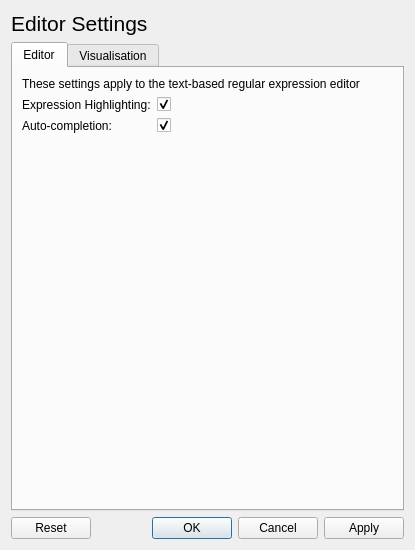
<?xml version="1.0" encoding="UTF-8"?>
<ui version="4.0">
 <class>SettingsDialog</class>
 <widget class="QDialog" name="SettingsDialog">
  <property name="geometry">
   <rect>
    <x>0</x>
    <y>0</y>
    <width>415</width>
    <height>550</height>
   </rect>
  </property>
  <property name="windowTitle">
   <string>Settings</string>
  </property>
  <property name="windowIcon">
   <iconset resource="images.qrc">
    <normaloff>:/icon/32x32.png</normaloff>:/icon/32x32.png</iconset>
  </property>
  <layout class="QVBoxLayout" name="verticalLayout_3">
   <item>
    <widget class="QLabel" name="titleLabel">
     <property name="font">
      <font>
       <pointsize>16</pointsize>
      </font>
     </property>
     <property name="text">
      <string>Editor Settings</string>
     </property>
    </widget>
   </item>
   <item>
    <widget class="QTabWidget" name="settingsTabWidget">
     <property name="currentIndex">
      <number>0</number>
     </property>
     <widget class="QWidget" name="editorSettings">
      <attribute name="title">
       <string>Editor</string>
      </attribute>
      <layout class="QFormLayout" name="formLayout_3">
       <item row="1" column="0">
        <widget class="QLabel" name="expressionHighlightingLabel">
         <property name="text">
          <string>Expression Highlighting:</string>
         </property>
        </widget>
       </item>
       <item row="1" column="1">
        <widget class="QCheckBox" name="expressionHighlightingCheckBox">
         <property name="text">
          <string/>
         </property>
         <property name="checked">
          <bool>true</bool>
         </property>
        </widget>
       </item>
       <item row="2" column="0">
        <widget class="QLabel" name="autocompletionLabel">
         <property name="text">
          <string>Auto-completion:</string>
         </property>
        </widget>
       </item>
       <item row="2" column="1">
        <widget class="QCheckBox" name="autocompletionCheckBox">
         <property name="text">
          <string/>
         </property>
         <property name="checked">
          <bool>true</bool>
         </property>
        </widget>
       </item>
       <item row="0" column="0" colspan="2">
        <widget class="QLabel" name="editorSettingsLabel">
         <property name="text">
          <string>These settings apply to the text-based regular expression editor</string>
         </property>
         <property name="wordWrap">
          <bool>true</bool>
         </property>
        </widget>
       </item>
      </layout>
     </widget>
     <widget class="QWidget" name="visualisationSettings">
      <attribute name="title">
       <string>Visualisation</string>
      </attribute>
      <layout class="QVBoxLayout" name="verticalLayout_2">
       <item>
        <widget class="QLabel" name="visualisationSettingsLabel">
         <property name="text">
          <string>These settings apply to the graphical regular expression visualisation.</string>
         </property>
         <property name="wordWrap">
          <bool>true</bool>
         </property>
        </widget>
       </item>
       <item>
        <widget class="QGraphicsView" name="exampleExpressionView">
         <property name="minimumSize">
          <size>
           <width>0</width>
           <height>0</height>
          </size>
         </property>
         <property name="maximumSize">
          <size>
           <width>16777215</width>
           <height>200</height>
          </size>
         </property>
        </widget>
       </item>
       <item>
        <layout class="QHBoxLayout" name="horizontalLayout">
         <item>
          <widget class="QLabel" name="exampleExpressionLabel">
           <property name="text">
            <string>Example Expression:</string>
           </property>
          </widget>
         </item>
         <item>
          <widget class="QLineEdit" name="exampleExpressionEdit">
           <property name="enabled">
            <bool>false</bool>
           </property>
          </widget>
         </item>
        </layout>
       </item>
       <item>
        <widget class="QTabWidget" name="visualisationTabWidget">
         <property name="currentIndex">
          <number>0</number>
         </property>
         <widget class="QWidget" name="visualisationGeneralPage">
          <attribute name="title">
           <string>General</string>
          </attribute>
          <layout class="QFormLayout" name="formLayout">
           <item row="0" column="0">
            <widget class="QLabel" name="horizontalSpacingLabel">
             <property name="text">
              <string>Horizontal Spacing:</string>
             </property>
            </widget>
           </item>
           <item row="0" column="1">
            <layout class="QHBoxLayout" name="horizontalSpacingLayout">
             <item>
              <widget class="QSpinBox" name="horizontalSpacingSpinBox">
               <property name="value">
                <number>12</number>
               </property>
              </widget>
             </item>
             <item>
              <widget class="QLabel" name="horizontalSpacingUnitsLabel">
               <property name="text">
                <string>pixels</string>
               </property>
              </widget>
             </item>
            </layout>
           </item>
           <item row="3" column="0">
            <widget class="QLabel" name="displayOptionsLabel">
             <property name="text">
              <string>Display Options:</string>
             </property>
            </widget>
           </item>
           <item row="3" column="1">
            <widget class="QCheckBox" name="showNamedGroupsCheckBox">
             <property name="text">
              <string>Show Named Groups</string>
             </property>
             <property name="checked">
              <bool>true</bool>
             </property>
            </widget>
           </item>
           <item row="4" column="1">
            <widget class="QCheckBox" name="showCapturingGroupsCheckBox">
             <property name="text">
              <string>Show Capturing Groups</string>
             </property>
             <property name="checked">
              <bool>true</bool>
             </property>
            </widget>
           </item>
           <item row="5" column="1">
            <widget class="QCheckBox" name="showNoncapturingGroupsCheckBox">
             <property name="text">
              <string>Show Non-capturing Groups</string>
             </property>
            </widget>
           </item>
           <item row="1" column="0">
            <widget class="QLabel" name="verticalSpacingLabel">
             <property name="text">
              <string>Vertical Spacing</string>
             </property>
            </widget>
           </item>
           <item row="1" column="1">
            <layout class="QHBoxLayout" name="verticalSpacingLayout">
             <item>
              <widget class="QSpinBox" name="verticalSpacingSpinBox">
               <property name="value">
                <number>12</number>
               </property>
              </widget>
             </item>
             <item>
              <widget class="QLabel" name="verticalSpacingUnitsLabel">
               <property name="text">
                <string>pixels</string>
               </property>
              </widget>
             </item>
            </layout>
           </item>
          </layout>
         </widget>
         <widget class="QWidget" name="visualisationLiteralPage">
          <attribute name="title">
           <string>Literal</string>
          </attribute>
          <layout class="QVBoxLayout" name="verticalLayout_5">
           <item>
            <widget class="GraphicsItemSettings" name="literalSettings" native="true"/>
           </item>
          </layout>
         </widget>
         <widget class="QWidget" name="visualisationGroupingPage">
          <attribute name="title">
           <string>Grouping</string>
          </attribute>
          <layout class="QVBoxLayout" name="verticalLayout">
           <item>
            <widget class="GraphicsItemSettings" name="groupingSettings" native="true"/>
           </item>
          </layout>
         </widget>
         <widget class="QWidget" name="visualisationAlternationPage">
          <attribute name="title">
           <string>Alternation</string>
          </attribute>
          <layout class="QVBoxLayout" name="verticalLayout_4">
           <item>
            <widget class="GraphicsItemSettings" name="alternationSettings" native="true"/>
           </item>
          </layout>
         </widget>
         <widget class="QWidget" name="visualisationBracketExpressionPage">
          <attribute name="title">
           <string>Bracket Expression</string>
          </attribute>
          <layout class="QVBoxLayout" name="verticalLayout_6">
           <item>
            <widget class="GraphicsItemSettings" name="bracketExpressionSettings" native="true"/>
           </item>
          </layout>
         </widget>
        </widget>
       </item>
      </layout>
     </widget>
    </widget>
   </item>
   <item>
    <widget class="QDialogButtonBox" name="buttonBox">
     <property name="orientation">
      <enum>Qt::Horizontal</enum>
     </property>
     <property name="standardButtons">
      <set>QDialogButtonBox::Apply|QDialogButtonBox::Cancel|QDialogButtonBox::Ok|QDialogButtonBox::Reset</set>
     </property>
    </widget>
   </item>
  </layout>
 </widget>
 <customwidgets>
  <customwidget>
   <class>GraphicsItemSettings</class>
   <extends>QWidget</extends>
   <header>graphicsitemsettings.hpp</header>
   <container>1</container>
  </customwidget>
 </customwidgets>
 <resources>
  <include location="images.qrc"/>
 </resources>
 <connections>
  <connection>
   <sender>buttonBox</sender>
   <signal>accepted()</signal>
   <receiver>SettingsDialog</receiver>
   <slot>accept()</slot>
   <hints>
    <hint type="sourcelabel">
     <x>222</x>
     <y>533</y>
    </hint>
    <hint type="destinationlabel">
     <x>157</x>
     <y>274</y>
    </hint>
   </hints>
  </connection>
  <connection>
   <sender>buttonBox</sender>
   <signal>rejected()</signal>
   <receiver>SettingsDialog</receiver>
   <slot>reject()</slot>
   <hints>
    <hint type="sourcelabel">
     <x>290</x>
     <y>539</y>
    </hint>
    <hint type="destinationlabel">
     <x>286</x>
     <y>274</y>
    </hint>
   </hints>
  </connection>
  <connection>
   <sender>visualisationTabWidget</sender>
   <signal>currentChanged(int)</signal>
   <receiver>SettingsDialog</receiver>
   <slot>visualisationTabChanged(int)</slot>
   <hints>
    <hint type="sourcelabel">
     <x>199</x>
     <y>330</y>
    </hint>
    <hint type="destinationlabel">
     <x>199</x>
     <y>224</y>
    </hint>
   </hints>
  </connection>
  <connection>
   <sender>settingsTabWidget</sender>
   <signal>currentChanged(int)</signal>
   <receiver>SettingsDialog</receiver>
   <slot>settingsTabChanged(int)</slot>
   <hints>
    <hint type="sourcelabel">
     <x>370</x>
     <y>124</y>
    </hint>
    <hint type="destinationlabel">
     <x>414</x>
     <y>134</y>
    </hint>
   </hints>
  </connection>
  <connection>
   <sender>horizontalSpacingSpinBox</sender>
   <signal>valueChanged(int)</signal>
   <receiver>SettingsDialog</receiver>
   <slot>horizontalSpacingChanged(int)</slot>
   <hints>
    <hint type="sourcelabel">
     <x>190</x>
     <y>364</y>
    </hint>
    <hint type="destinationlabel">
     <x>501</x>
     <y>370</y>
    </hint>
   </hints>
  </connection>
  <connection>
   <sender>verticalSpacingSpinBox</sender>
   <signal>valueChanged(int)</signal>
   <receiver>SettingsDialog</receiver>
   <slot>verticalSpacingChanged(int)</slot>
   <hints>
    <hint type="sourcelabel">
     <x>218</x>
     <y>401</y>
    </hint>
    <hint type="destinationlabel">
     <x>457</x>
     <y>399</y>
    </hint>
   </hints>
  </connection>
  <connection>
   <sender>showNamedGroupsCheckBox</sender>
   <signal>toggled(bool)</signal>
   <receiver>SettingsDialog</receiver>
   <slot>showNamedGroupsChanged(bool)</slot>
   <hints>
    <hint type="sourcelabel">
     <x>238</x>
     <y>429</y>
    </hint>
    <hint type="destinationlabel">
     <x>481</x>
     <y>425</y>
    </hint>
   </hints>
  </connection>
  <connection>
   <sender>showCapturingGroupsCheckBox</sender>
   <signal>toggled(bool)</signal>
   <receiver>SettingsDialog</receiver>
   <slot>showCapturingGroupsChanged(bool)</slot>
   <hints>
    <hint type="sourcelabel">
     <x>348</x>
     <y>459</y>
    </hint>
    <hint type="destinationlabel">
     <x>539</x>
     <y>459</y>
    </hint>
   </hints>
  </connection>
  <connection>
   <sender>showNoncapturingGroupsCheckBox</sender>
   <signal>toggled(bool)</signal>
   <receiver>SettingsDialog</receiver>
   <slot>showNoncapturingGroupsChanged(bool)</slot>
   <hints>
    <hint type="sourcelabel">
     <x>333</x>
     <y>480</y>
    </hint>
    <hint type="destinationlabel">
     <x>551</x>
     <y>490</y>
    </hint>
   </hints>
  </connection>
  <connection>
   <sender>expressionHighlightingCheckBox</sender>
   <signal>toggled(bool)</signal>
   <receiver>SettingsDialog</receiver>
   <slot>expressionHighlightingChanged(bool)</slot>
   <hints>
    <hint type="sourcelabel">
     <x>213</x>
     <y>114</y>
    </hint>
    <hint type="destinationlabel">
     <x>504</x>
     <y>113</y>
    </hint>
   </hints>
  </connection>
  <connection>
   <sender>autocompletionCheckBox</sender>
   <signal>toggled(bool)</signal>
   <receiver>SettingsDialog</receiver>
   <slot>autocompletionChanged(bool)</slot>
   <hints>
    <hint type="sourcelabel">
     <x>212</x>
     <y>136</y>
    </hint>
    <hint type="destinationlabel">
     <x>461</x>
     <y>148</y>
    </hint>
   </hints>
  </connection>
  <connection>
   <sender>buttonBox</sender>
   <signal>clicked(QAbstractButton*)</signal>
   <receiver>SettingsDialog</receiver>
   <slot>handleButtonPress(QAbstractButton*)</slot>
   <hints>
    <hint type="sourcelabel">
     <x>131</x>
     <y>541</y>
    </hint>
    <hint type="destinationlabel">
     <x>128</x>
     <y>585</y>
    </hint>
   </hints>
  </connection>
 </connections>
 <slots>
  <slot>visualisationTabChanged(int)</slot>
  <slot>settingsTabChanged(int)</slot>
  <slot>expressionHighlightingChanged(bool)</slot>
  <slot>autocompletionChanged(bool)</slot>
  <slot>horizontalSpacingChanged(int)</slot>
  <slot>verticalSpacingChanged(int)</slot>
  <slot>showNamedGroupsChanged(bool)</slot>
  <slot>showCapturingGroupsChanged(bool)</slot>
  <slot>showNoncapturingGroupsChanged(bool)</slot>
  <slot>handleButtonPress(QAbstractButton*)</slot>
 </slots>
</ui>
